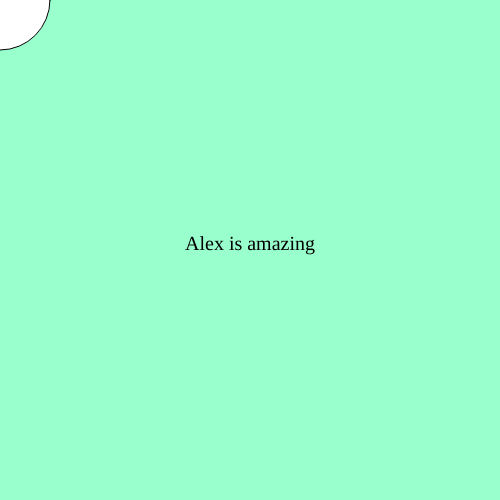
Frame 1 (no input)
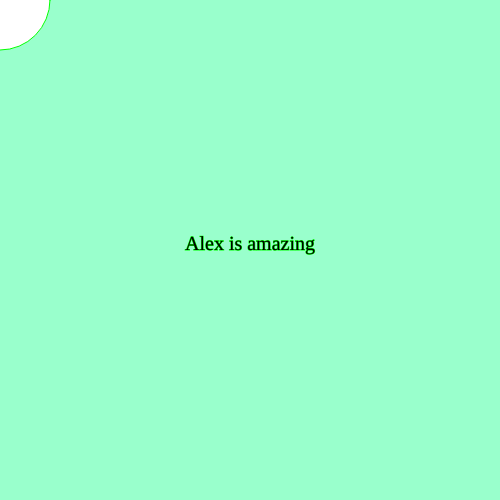
Frame 60 (no input)
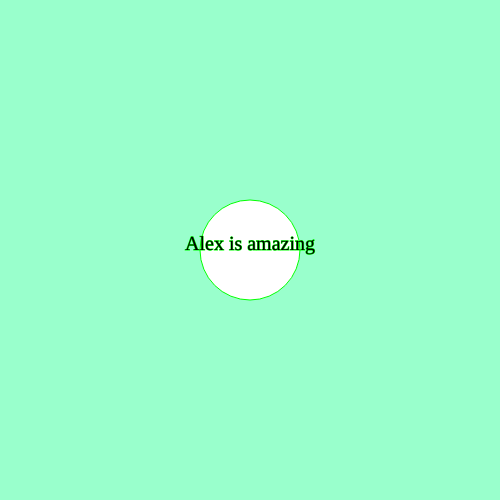
Frame 120 (the mouse pressed at the canvas centre since frame 60)

The p5.js sketch that drew these frames (run headless with seeded random() and noise() and a simulated clock; from frame 60 on, the mouse is pressed at the canvas centre):

// p5.js sketch
// ── sketch.js
function setup() {
createCanvas (500,500);
}

function draw() {
background("#99ffcc") ;
ellipse(mouseX,mouseY,100,100,100);
textSize(20);
textFont("Georgia");
textAlign(CENTER);
text("Alex is amazing",250,250);
    stroke(0, 255, 0);
}
